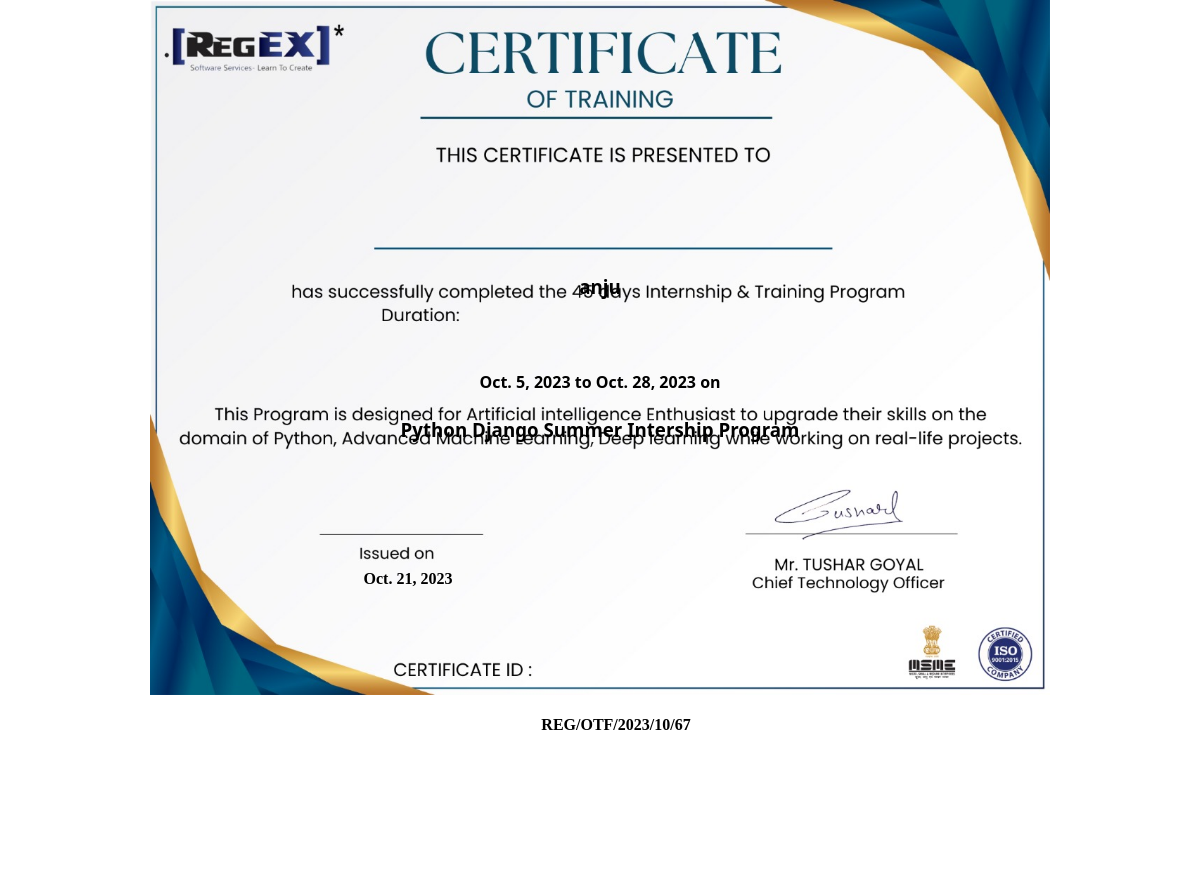
/certificate_output/56/ (signed in), run on the app's committed database.
### certificate_app/models.py (models this page shows, shortened)
class CertificateRequest(models.Model):
    user = models.ForeignKey(User, on_delete=models.CASCADE)
    certification = models.ForeignKey(Certification, on_delete=models.CASCADE)
    enrollment = models.ForeignKey(Enrollment,on_delete=models.CASCADE)
    status = models.CharField(max_length=20, choices=[("pending", "Pending"), ("approved", "Approved"), ("denied", "Denied")], default="pending")
    issuing_date = models.DateField(null=True,blank=True)
    issuing_authority = models.CharField(max_length=100)

class Enrollment(models.Model):
    user = models.ForeignKey(User, on_delete=models.CASCADE)
    certification = models.ForeignKey(Certification, on_delete=models.CASCADE)
    enrollment_date = models.DateField()
    completion_date = models.DateField()

class Certification(models.Model):
    title = models.CharField(max_length=100)
    description = models.TextField()
    duration = models.PositiveIntegerField(help_text="Duration in hours")

### certificate_app/views.py (the view)
# urls.py: path('certificate_output/<int:id>/',views.certificate_output),
@login_required(login_url='/')
def certificate_output(request,id):
    data = CertificateRequest.objects.filter(id=id)
    print(data[0].status)
    if data[0].status == 'pending':
        return HttpResponse('certificate on process')
    if data[0].status == 'approved':
        return render(request,'regex_certificate.html',{'data':data})
    else:
        return HttpResponse('your certificate process denied ')

### templates/regex_certificate.html (shortened to what this page needs)
<!DOCTYPE html>
{% load static %}
<html lang="en">
<head>
</head>
<body>
    {% for i in data %}
    <div class="container">
        <div class="name">
            <h3>{{i.user}}</h3>
        </div>
        <div class="date">
            <h4>{{i.enrollment.enrollment_date}} to {{i.enrollment.completion_date}} on</h4>
        </div>
        <div class="coursename">
            <h3>{{i.certification.title}}</h3>
        </div>
        <div class="issued-date">
            <h4>{{i.issuing_date}}</h4>
        </div>
        <div class="certificate_id">
            <h4>{{i.issuing_authority}}</h4>
        </div>
    </div>
    {% endfor %}
</body>
</html>

### data on the page
CertificateRequest: user "anju", enrollment.enrollment_date "Oct. 5, 2023", enrollment.completion_date "Oct. 28, 2023", certification "Python Django Summer Intership Program", issuing_date "Oct. 21, 2023", issuing_authority "REG/OTF/2023/10/67"
